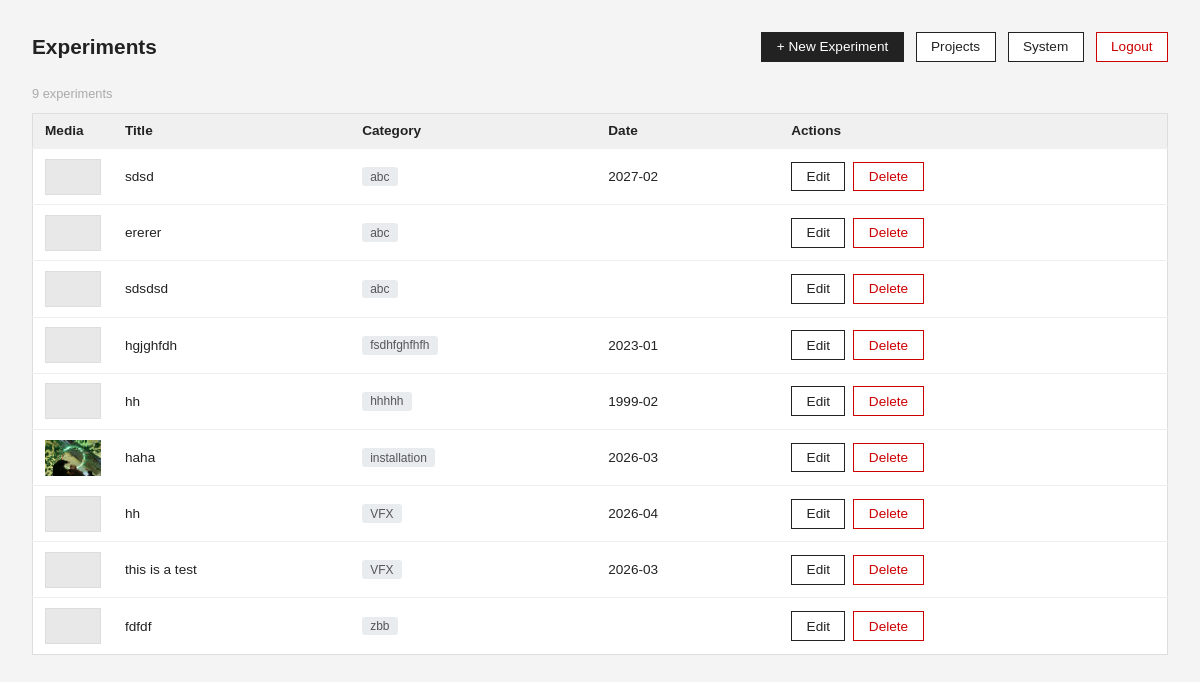
/admin/experiments.php (signed in), run on an earlier commit of the app's database.
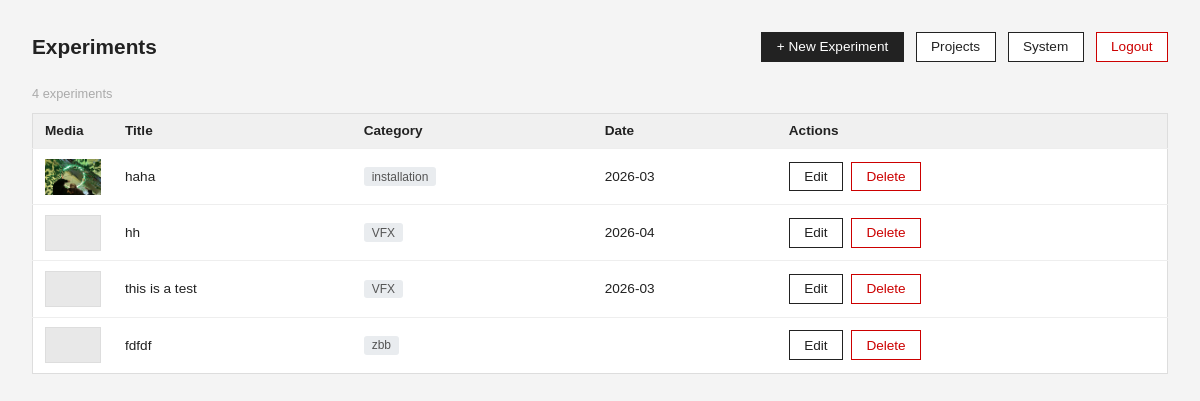
And on a later commit of the database.
### tables this page shows
CREATE TABLE experiments (
            id         INTEGER PRIMARY KEY AUTOINCREMENT,
            title      TEXT    NOT NULL,
            category   TEXT,
            date       TEXT,
            sort_order INTEGER DEFAULT 0,
            created_at TEXT,
            updated_at TEXT
        , description TEXT, video_url TEXT);

### src/experiment-model.php (called while the page is built, shortened)
<?php
require_once __DIR__ . '/media.php';
function get_all_experiments(): array {
    $db = get_db();
    return $db->query("SELECT * FROM experiments ORDER BY category COLLATE NOCASE ASC, date DESC")
              ->fetchAll(PDO::FETCH_ASSOC);
}
function list_experiment_media(int $id): array {
    return _list_media_files(get_experiment_media_path((string) $id));
}

### src/media.php (called while the page is built, shortened)
<?php
function get_experiment_media_path(string $slug): string {
    return UPLOADS_ROOT . '/experiments/' . $slug;
}
function _list_media_files(string $path): array {
    if (!is_dir($path)) return [];
    $files = [];
    $items = array_diff(scandir($path), ['.', '..']);
    foreach ($items as $item) {
        $full = "$path/$item";
        $rel = '/uploads' . substr($full, strlen(UPLOADS_ROOT));
        $rel = str_replace('\\', '/', $rel);
        $files[] = [
            'name' => $item,
            'url'  => $rel,
            'ext'  => strtolower(pathinfo($item, PATHINFO_EXTENSION)),
            'size' => filesize($full),
            'path' => $full,
        ];
    }
    return $files;
}

### public/admin/experiments.php (the view, shortened to what this page needs)
<?php
require_once __DIR__ . '/../../src/experiment-model.php';
$all = get_all_experiments();
?>
<!DOCTYPE html>
<html lang="en">
<head>
</head>
<body>
<div class="header">
    <h1>Experiments</h1>
    <div class="header-actions">
        <a href="/admin/experiment-create.php" class="btn btn-primary">+ New Experiment</a>
        <a href="/admin/dashboard.php" class="btn">Projects</a>
        <a href="/admin/debug-db.php" class="btn">System</a>
        <a href="/admin/logout.php" class="btn btn-danger">Logout</a>
    </div>
</div>
<?php if (empty($all)): ?>
    <p>No experiments yet.</p>
<?php else: ?>
    <p style="font-size:0.8rem;color:#aaa;margin-bottom:0.75rem"><?= count($all) ?> experiments</p>
    <table>
        <thead>
            <tr>
                <th style="width:64px">Media</th>
                <th>Title</th>
                <th>Category</th>
                <th>Date</th>
                <th>Actions</th>
            </tr>
        </thead>
        <tbody>
            <?php foreach ($all as $e):
                $media = list_experiment_media((int)$e['id']);
                $thumb = null;
                foreach ($media as $f) {
                    if (in_array($f['ext'], ['jpg','jpeg','png','webp','gif'])) {
                        $thumb = $f; break;
                    }
                }
            ?>
            <tr>
                <td>
                    <?php if ($thumb): ?>
                        <img class="thumb" src="<?= htmlspecialchars($thumb['url']) ?>" alt="">
                    <?php else: ?>
                        <div class="thumb-placeholder"></div>
                    <?php endif; ?>
                </td>
                <td><?= htmlspecialchars($e['title']) ?></td>
                <td><span class="cat-badge"><?= htmlspecialchars($e['category'] ?? '—') ?></span></td>
                <td><?= htmlspecialchars($e['date'] ?? '—') ?></td>
                <td>
                    <div class="actions">
                        <a href="/admin/experiment-edit.php?id=<?= (int)$e['id'] ?>" class="btn">Edit</a>
                        <a href="/admin/experiment-delete.php?id=<?= (int)$e['id'] ?>" class="btn btn-danger">Delete</a>
                    </div>
                </td>
            </tr>
            <?php endforeach; ?>
        </tbody>
    </table>
<?php endif; ?>
</body>
</html>

What changed in the data, as far as the page shows it:
removed experiments: title "sdsd", category "abc", date "2027-02"
removed experiments: title "ererer", category "abc"
removed experiments: title "sdsdsd", category "abc"
removed experiments: title "hgjghfdh", category "fsdhfghfhfh", date "2023-01"
removed experiments: title "hh", category "hhhhh", date "1999-02"
Also different on the page:
count($all): "9" → "4"
